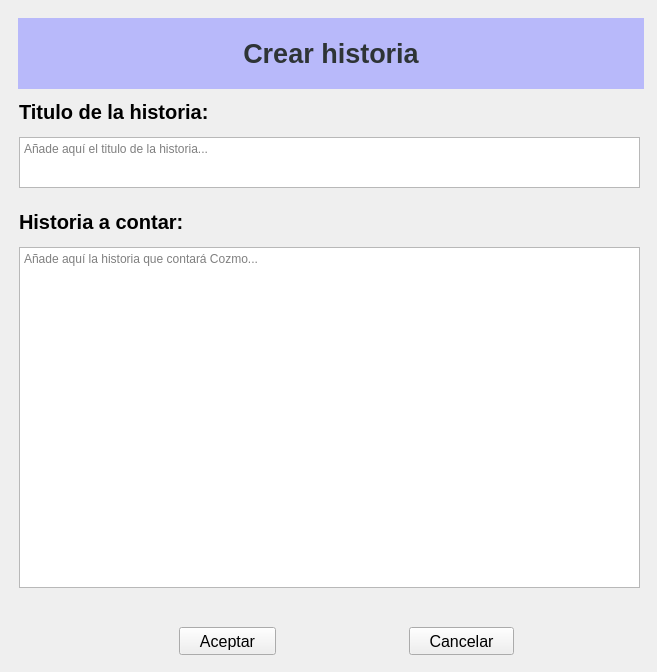
<?xml version="1.0" encoding="UTF-8"?>
<ui version="4.0">
 <class>Form</class>
 <widget class="QWidget" name="Form">
  <property name="geometry">
   <rect>
    <x>0</x>
    <y>0</y>
    <width>657</width>
    <height>672</height>
   </rect>
  </property>
  <property name="windowTitle">
   <string>Form</string>
  </property>
  <widget class="QFrame" name="frame">
   <property name="geometry">
    <rect>
     <x>9</x>
     <y>9</y>
     <width>644</width>
     <height>89</height>
    </rect>
   </property>
   <property name="minimumSize">
    <size>
     <width>626</width>
     <height>71</height>
    </size>
   </property>
   <property name="frameShape">
    <enum>QFrame::NoFrame</enum>
   </property>
   <property name="frameShadow">
    <enum>QFrame::Raised</enum>
   </property>
   <layout class="QVBoxLayout" name="verticalLayout">
    <item>
     <widget class="QLabel" name="titulo">
      <property name="minimumSize">
       <size>
        <width>626</width>
        <height>71</height>
       </size>
      </property>
      <property name="font">
       <font>
        <family>Ubuntu</family>
        <pointsize>20</pointsize>
        <weight>75</weight>
        <italic>false</italic>
        <bold>true</bold>
       </font>
      </property>
      <property name="styleSheet">
       <string notr="true">background-color: rgba(183, 184, 250, 252)</string>
      </property>
      <property name="frameShape">
       <enum>QFrame::NoFrame</enum>
      </property>
      <property name="frameShadow">
       <enum>QFrame::Plain</enum>
      </property>
      <property name="text">
       <string>&lt;html&gt;&lt;head/&gt;&lt;body&gt;&lt;p align=&quot;center&quot;&gt;&lt;span style=&quot; color:#2e3436;&quot;&gt;Crear historia&lt;/span&gt;&lt;/p&gt;&lt;/body&gt;&lt;/html&gt;</string>
      </property>
     </widget>
    </item>
   </layout>
  </widget>
  <widget class="QFrame" name="frame_2">
   <property name="geometry">
    <rect>
     <x>9</x>
     <y>97</y>
     <width>644</width>
     <height>571</height>
    </rect>
   </property>
   <property name="sizePolicy">
    <sizepolicy hsizetype="Preferred" vsizetype="Preferred">
     <horstretch>0</horstretch>
     <verstretch>0</verstretch>
    </sizepolicy>
   </property>
   <property name="frameShape">
    <enum>QFrame::NoFrame</enum>
   </property>
   <property name="frameShadow">
    <enum>QFrame::Raised</enum>
   </property>
   <widget class="QLabel" name="label">
    <property name="geometry">
     <rect>
      <x>10</x>
      <y>-10</y>
      <width>300</width>
      <height>50</height>
     </rect>
    </property>
    <property name="minimumSize">
     <size>
      <width>71</width>
      <height>50</height>
     </size>
    </property>
    <property name="font">
     <font>
      <pointsize>15</pointsize>
      <weight>75</weight>
      <bold>true</bold>
     </font>
    </property>
    <property name="styleSheet">
     <string notr="true"/>
    </property>
    <property name="text">
     <string>Titulo de la historia:</string>
    </property>
   </widget>
   <widget class="QPushButton" name="aceptar_alta_button">
    <property name="geometry">
     <rect>
      <x>170</x>
      <y>530</y>
      <width>97</width>
      <height>28</height>
     </rect>
    </property>
    <property name="font">
     <font>
      <pointsize>12</pointsize>
     </font>
    </property>
    <property name="text">
     <string>Aceptar</string>
    </property>
    <property name="icon">
     <iconset resource="iconos/recursos_formularios.qrc">
      <normaloff>:/iconos/tickverde.png</normaloff>:/iconos/tickverde.png</iconset>
    </property>
    <property name="iconSize">
     <size>
      <width>22</width>
      <height>22</height>
     </size>
    </property>
   </widget>
   <widget class="QPushButton" name="cancelar_alta_button">
    <property name="geometry">
     <rect>
      <x>400</x>
      <y>530</y>
      <width>105</width>
      <height>28</height>
     </rect>
    </property>
    <property name="sizePolicy">
     <sizepolicy hsizetype="Minimum" vsizetype="Fixed">
      <horstretch>0</horstretch>
      <verstretch>0</verstretch>
     </sizepolicy>
    </property>
    <property name="font">
     <font>
      <pointsize>12</pointsize>
     </font>
    </property>
    <property name="text">
     <string>Cancelar</string>
    </property>
    <property name="icon">
     <iconset resource="iconos/recursos_formularios.qrc">
      <normaloff>:/iconos/cruzroja.png</normaloff>:/iconos/cruzroja.png</iconset>
    </property>
    <property name="iconSize">
     <size>
      <width>22</width>
      <height>22</height>
     </size>
    </property>
   </widget>
   <widget class="QTextEdit" name="textEdit">
    <property name="geometry">
     <rect>
      <x>10</x>
      <y>40</y>
      <width>621</width>
      <height>51</height>
     </rect>
    </property>
    <property name="placeholderText">
     <string>Añade aquí el titulo de la historia...</string>
    </property>
   </widget>
   <widget class="QLabel" name="label_2">
    <property name="geometry">
     <rect>
      <x>10</x>
      <y>100</y>
      <width>300</width>
      <height>50</height>
     </rect>
    </property>
    <property name="minimumSize">
     <size>
      <width>71</width>
      <height>50</height>
     </size>
    </property>
    <property name="font">
     <font>
      <pointsize>15</pointsize>
      <weight>75</weight>
      <bold>true</bold>
     </font>
    </property>
    <property name="styleSheet">
     <string notr="true"/>
    </property>
    <property name="text">
     <string>Historia a contar:</string>
    </property>
   </widget>
   <widget class="QTextEdit" name="textEdit_2">
    <property name="geometry">
     <rect>
      <x>10</x>
      <y>150</y>
      <width>621</width>
      <height>341</height>
     </rect>
    </property>
    <property name="placeholderText">
     <string>Añade aquí la historia que contará Cozmo...</string>
    </property>
   </widget>
  </widget>
 </widget>
 <resources>
  <include location="iconos/recursos_formularios.qrc"/>
 </resources>
 <connections/>
</ui>
